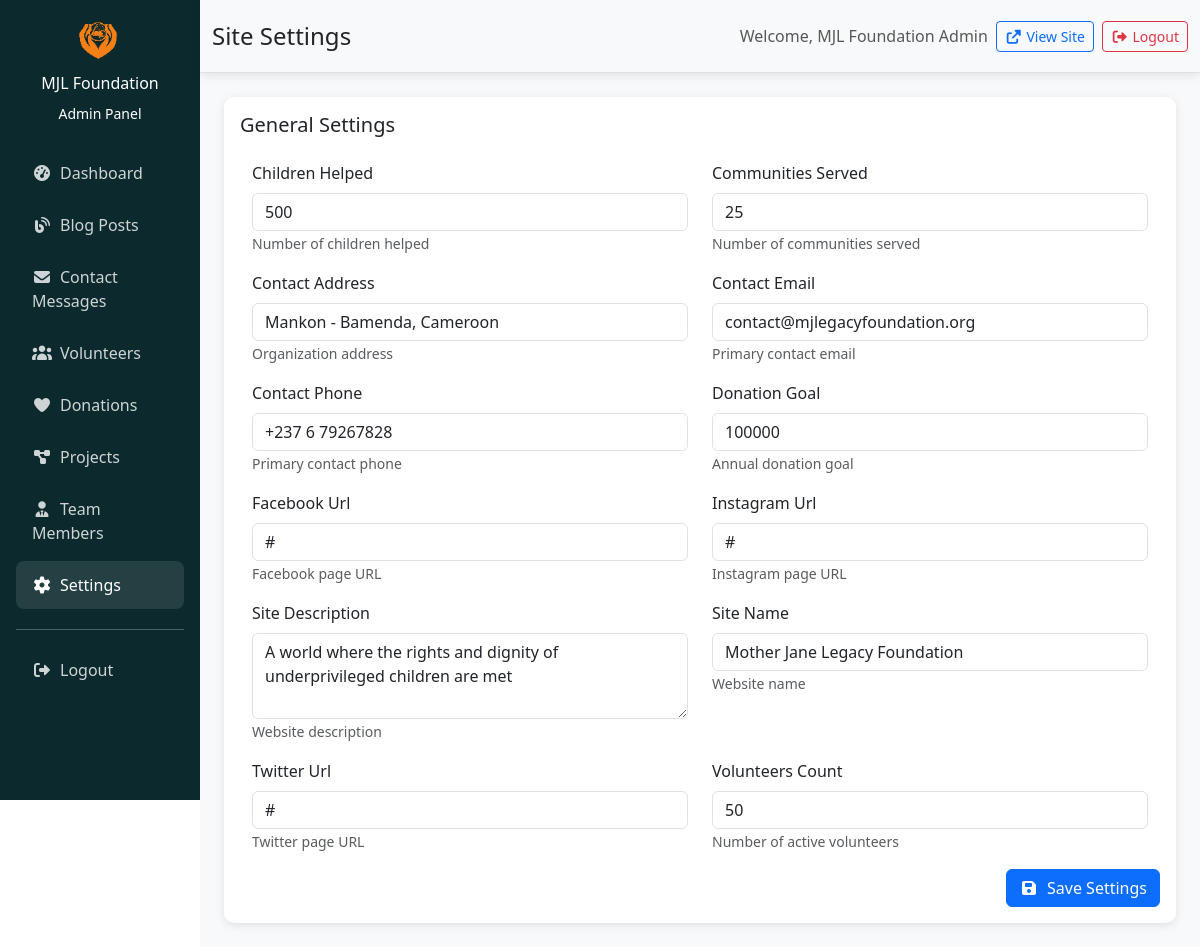
Screenshot of /admin/settings.php (signed in) with the database file from the repository.
### tables this page shows
CREATE TABLE settings (
    id INT AUTO_INCREMENT PRIMARY KEY,
    setting_key VARCHAR(100) UNIQUE NOT NULL,
    setting_value TEXT,
    setting_type ENUM('text', 'textarea', 'number', 'boolean', 'json') DEFAULT 'text',
    description TEXT,
    created_at TIMESTAMP DEFAULT CURRENT_TIMESTAMP,
    updated_at TIMESTAMP DEFAULT CURRENT_TIMESTAMP ON UPDATE CURRENT_TIMESTAMP
);

### admin/settings.php (the view, shortened to what this page needs)
<?php
require_once '../includes/config.php';
$settings = [];
try {
    $stmt = $pdo->query("SELECT * FROM settings ORDER BY setting_key");
    $settings = $stmt->fetchAll(PDO::FETCH_ASSOC);
} catch (PDOException $e) {
    $message = '<div class="alert alert-danger">Error loading settings: ' . $e->getMessage() . '</div>';
}
?>
<!DOCTYPE html>
<html lang="en">
<head>
    <link href="https://cdn.jsdelivr.net/npm/bootstrap@5.3.0/dist/css/bootstrap.min.css" rel="stylesheet">
    <link rel="stylesheet" href="https://cdnjs.cloudflare.com/ajax/libs/font-awesome/7.0.0/css/all.min.css">
</head>
<body>
    <div class="container-fluid">
        <div class="row">
            <div class="col-md-3 col-lg-2 px-0 ">
                <div class="sidebar p-3">
                    <div class="text-center mb-4">
                        <img src="../assets/images/logo.png" alt="MJL Foundation" height="50" class="mb-2">
                        <h6>MJL Foundation</h6>
                        <small>Admin Panel</small>
                    </div>
                    <nav class="nav flex-column">
                        <a class="nav-link" href="dashboard.php">
                            <i class="fas fa-tachometer-alt me-2"></i>Dashboard
                        </a>
                        <a class="nav-link" href="blog-posts.php">
                            <i class="fas fa-blog me-2"></i>Blog Posts
                        </a>
                        <a class="nav-link" href="contact-submissions.php">
                            <i class="fas fa-envelope me-2"></i>Contact Messages
                        </a>
                        <a class="nav-link" href="volunteers.php">
                            <i class="fas fa-users me-2"></i>Volunteers
                        </a>
                        <a class="nav-link" href="donations.php">
                            <i class="fas fa-heart me-2"></i>Donations
                        </a>
                        <a class="nav-link" href="projects.php">
                            <i class="fas fa-project-diagram me-2"></i>Projects
                        </a>
                        <a class="nav-link" href="team.php">
                            <i class="fas fa-user-tie me-2"></i>Team Members
                        </a>
                        <a class="nav-link active" href="settings.php">
                            <i class="fas fa-cog me-2"></i>Settings
                        </a>
                        <hr class="my-3">
                        <a class="nav-link" href="logout.php">
                            <i class="fas fa-sign-out-alt me-2"></i>Logout
                        </a>
                    </nav>
                </div>
            </div>
            <div class="col-md-9 col-lg-10 px-0 ">
                <div class="main-content">
      <nav class="navbar navbar-expand-lg bg-light py-3 border-bottom">
    <div class="container-fluid flex-wrap">
        <h4 class="mb-2 mb-lg-0">Site Settings</h4>
        <div class="ms-auto d-flex flex-column flex-lg-row align-items-start align-items-lg-center gap-2">
            <span class="navbar-text">
                Welcome, <?php echo htmlspecialchars($_SESSION['full_name'] ?? $_SESSION['username'] ?? 'Admin'); ?>
            </span>
            <a href="../index.php" class="btn btn-outline-primary btn-sm">
                <i class="fas fa-external-link-alt me-1"></i>View Site
            </a>
            <a href="logout.php" class="btn btn-outline-danger btn-sm">
                <i class="fas fa-sign-out-alt me-1"></i>Logout
            </a>
        </div>
    </div>
</nav>
                    <div class="p-4">
                        <div class="row">
                            <div class="col-12">
                                <div class="table-card">
                                    <div class="card-body">
                                        <h5 class="mb-4 mx-3 pt-3">General Settings</h5>
                                        <form method="POST">
                                            <div class="row mx-3">
                                                <?php foreach ($settings as $setting): ?>
                                                    <div class="col-md-6 mb-3">
                                                        <label for="<?php echo $setting['setting_key']; ?>" class="form-label">
                                                            <?php echo ucwords(str_replace('_', ' ', $setting['setting_key'])); ?>
                                                        </label>
                                                        <?php if ($setting['setting_type'] === 'textarea'): ?>
                                                            <textarea class="form-control"
                                                                      id="<?php echo $setting['setting_key']; ?>"
                                                                      name="settings[<?php echo $setting['setting_key']; ?>]"
                                                                      rows="3"><?php echo htmlspecialchars($setting['setting_value']); ?></textarea>
                                                        <?php elseif ($setting['setting_type'] === 'number'): ?>
                                                            <input type="number" class="form-control"
                                                                   id="<?php echo $setting['setting_key']; ?>"
                                                                   name="settings[<?php echo $setting['setting_key']; ?>]"
                                                                   value="<?php echo htmlspecialchars($setting['setting_value']); ?>">
                                                        <?php else: ?>
                                                            <input type="text" class="form-control"
                                                                   id="<?php echo $setting['setting_key']; ?>"
                                                                   name="settings[<?php echo $setting['setting_key']; ?>]"
                                                                   value="<?php echo htmlspecialchars($setting['setting_value']); ?>">
                                                        <?php endif; ?>
                                                        <?php if ($setting['description']): ?>
                                                            <small class="text-muted"><?php echo htmlspecialchars($setting['description']); ?></small>
                                                        <?php endif; ?>
                                                    </div>
                                                <?php endforeach; ?>
                                            </div>
                                            <div class="d-flex justify-content-end pb-3 mx-3">
                                                <button type="submit" class="btn btn-primary">
                                                    <i class="fas fa-save me-2"></i>Save Settings
                                                </button>
                                            </div>
                                        </form>
                                    </div>
                                </div>
                            </div>
                        </div>
                    </div>
                </div>
            </div>
        </div>
    </div>
</body>
</html>

### admin/settings.php (style rules this page uses)
:root { --primary-color: #0c2a2d; --secondary-color: #ff5e28; --accent-color: #67BDB0; }
.sidebar { background: var(--primary-color); min-height: 100vh; color: white; }
.sidebar .nav-link { color: rgba(255,255,255,0.8); padding: 0.75rem 1rem; border-radius: 8px; margin-bottom: 0.25rem; }
.sidebar .nav-link:hover, .sidebar .nav-link.active { color: white; background: rgba(255,255,255,0.1); }
.main-content { background: #f8f9fa; min-height: 100vh; }
.navbar { background: white; box-shadow: 0 2px 10px rgba(0,0,0,0.1); }
.table-card { background: white; border-radius: 10px; box-shadow: 0 2px 10px rgba(0,0,0,0.1); }

### rows the page displays
settings: setting_key "Children Helped", setting_value "500", description "Number of children helped"
settings: setting_key "Communities Served", setting_value "25", description "Number of communities served"
settings: setting_key "Contact Address", setting_value "Mankon - Bamenda, Cameroon", description "Organization address"
settings: setting_key "Contact Email", setting_value "contact@mjlegacyfoundation.org", description "Primary contact email"
settings: setting_key "Contact Phone", setting_value "+237 6 79267828", description "Primary contact phone"
settings: setting_key "Donation Goal", setting_value "100000", description "Annual donation goal"
settings: setting_key "Facebook Url", setting_value "#", description "Facebook page URL"
settings: setting_key "Instagram Url", setting_value "#", description "Instagram page URL"
settings: setting_key "Site Description", setting_key+setting_value "A world where the rights and dignity of underprivileged children are met", description "Website description"
settings: setting_key "Site Name", setting_value "Mother Jane Legacy Foundation", description "Website name"
settings: setting_key "Twitter Url", setting_value "#", description "Twitter page URL"
settings: setting_key "Volunteers Count", setting_value "50", description "Number of active volunteers"

### other values shown
$_SESSION['full_name'] "MJL Foundation Admin"
